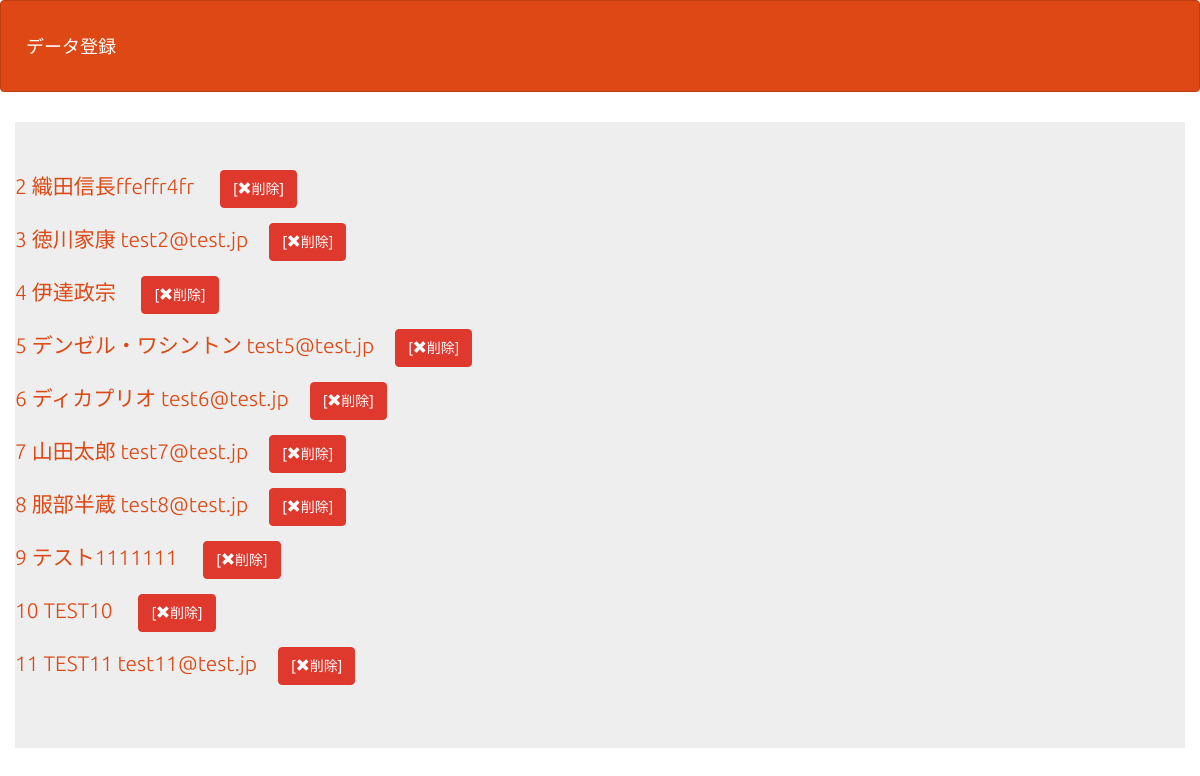
The app's page /select.php (signed in) with its own data.
### tables this page shows
CREATE TABLE `gs_an_table` (
  `id` int(12) NOT NULL,
  `name` varchar(64) NOT NULL,
  `email` varchar(256) NOT NULL,
  `naiyou` text,
  `indate` datetime NOT NULL,
  `age` int(3) NOT NULL
);

### funcs.php (called while the page is built, shortened)
<?php
function h($str)
{
    return htmlspecialchars($str, ENT_QUOTES);
}

### select.php (the view, shortened to what this page needs)
<?php
require_once('funcs.php');
$pdo = db_conn();
$stmt = $pdo->prepare('SELECT * FROM gs_an_table');
$status = $stmt->execute();
$view = '';
if ($status == false) {
    sql_error($stmt);
} else {
    while ($r = $stmt->fetch(PDO::FETCH_ASSOC)) {
        $view .= '<p>';
        $view .= '<a href="detail.php?id=' . $r["id"] . '">';
        $view .= h($r['id']) . " " . h($r['name']) . " " . h($r['email']);
        $view .= '</a>';
        $view .= "　";
        if($_SESSION['kanri_flg']){
            $view .= '<a class="btn btn-danger" href="delete.php?id=' . $r['id'] . '">';
            $view .= '[<i class="glyphicon glyphicon-remove"></i>削除]';
            $view .= '</a>';
        }
        $view .= '</p>';
    }
}
?>
<!DOCTYPE html>
<html lang="ja">
<head>
    <link rel="stylesheet" href="css/range.css">
    <link href="css/bootstrap.min.css" rel="stylesheet">
</head>
<body id="main">
    <header>
        <nav class="navbar navbar-default">
            <div class="container-fluid">
                <div class="navbar-header">
                    <a class="navbar-brand" href="index.php">データ登録</a>
                </div>
            </div>
        </nav>
    </header>
    <div>
        <div class="container jumbotron"><?= $view ?></div>
    </div>
</body>
</html>

### select.php (style rules this page uses)
div { padding: 10px; font-size: 16px; }

### records on screen
gs_an_table: value "2 織田信長ffeffr4fr"
gs_an_table: value "3 徳川家康 test2@test.jp"
gs_an_table: value "4 伊達政宗"
gs_an_table: value "5 デンゼル・ワシントン test5@test.jp"
gs_an_table: value "6 ディカプリオ test6@test.jp"
gs_an_table: value "7 山田太郎 test7@test.jp"
gs_an_table: value "8 服部半蔵 test8@test.jp"
gs_an_table: value "9 テスト1111111"
gs_an_table: value "10 TEST10"
gs_an_table: value "11 TEST11 test11@test.jp"
